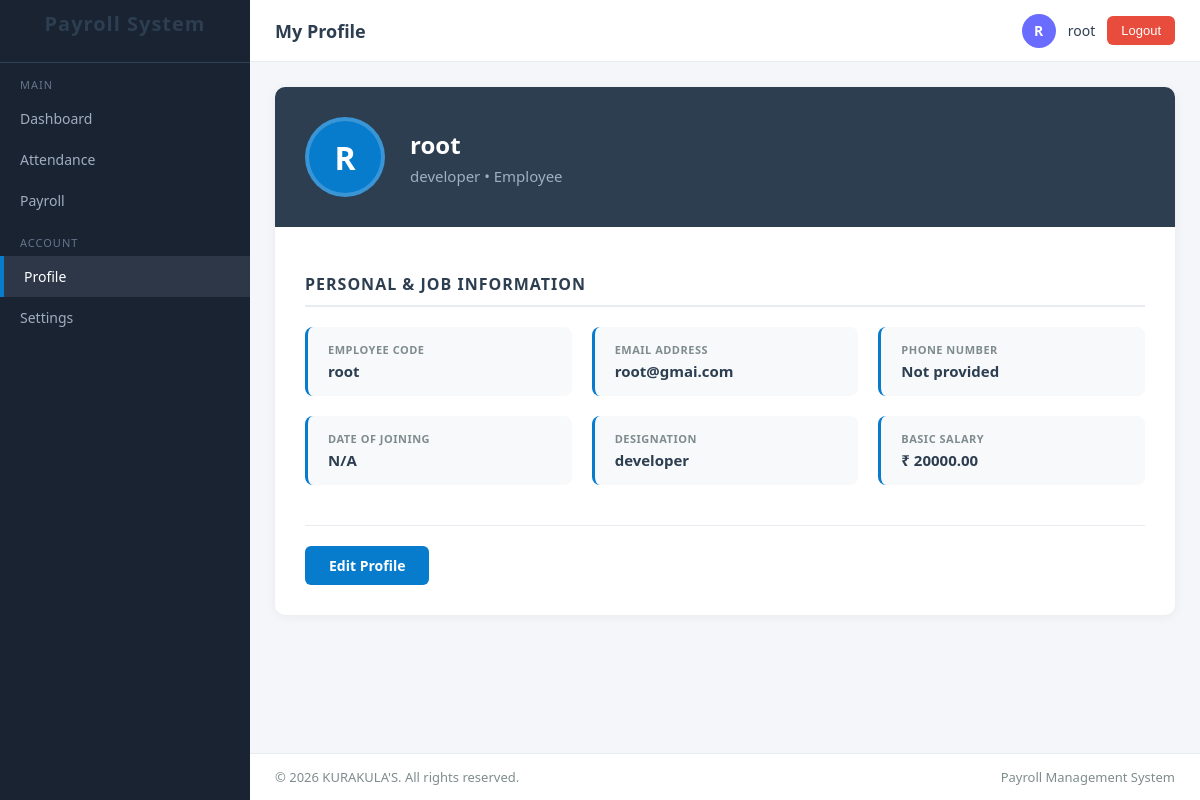
/profile/ (signed in), run on the app's committed database.
### payroll/models.py (models this page shows, shortened)
class Employee(models.Model):
    user = models.OneToOneField(User, on_delete=models.CASCADE)
    designation = models.CharField(max_length=100)
    basic_salary = models.DecimalField(max_digits=10, decimal_places=2)

### payroll/views.py (the view)
# urls.py: path('profile/', views.profile, name='profile'),
@login_required
def profile(request):
    employee = get_object_or_404(Employee, user=request.user)
    return render(request, 'payroll/profile.html', {'employee': employee})

### payroll/templates/payroll/profile.html (shortened to what this page needs)
{% extends 'registration/base.html' %}
{% load static %}
{% block page_title %}My Profile{% endblock %}
{% block content %}
<div class="profile-container">
    <div class="profile-header">
        <div class="profile-avatar-large">
            {{ employee.user.username|slice:":1" }}
        </div>
        <div class="profile-titles">
            <h2>{{ employee.user.get_full_name|default:employee.user.username }}</h2>
            <p>{{ employee.designation }} &bull; {{ employee.department|default:"Employee" }}</p>
        </div>
    </div>
    <div class="profile-body">
        <h3 class="profile-section-title">Personal & Job Information</h3>
        <div class="details-grid">
            <div class="detail-item">
                <span class="label">Employee Code</span>
                <span class="value">{{ employee.user.username }}</span>
            </div>
            <div class="detail-item">
                <span class="label">Email Address</span>
                <span class="value">{{ employee.user.email|default:"Not provided" }}</span>
            </div>
            <div class="detail-item">
                <span class="label">Phone Number</span>
                <span class="value">{{ employee.phone_number|default:"Not provided" }}</span>
            </div>
            <div class="detail-item">
                <span class="label">Date of Joining</span>
                <span class="value">{{ employee.date_joined|date:"F d, Y"|default:"N/A" }}</span>
            </div>
            <div class="detail-item">
                <span class="label">Designation</span>
                <span class="value">{{ employee.designation|default:"N/A" }}</span>
            </div>
            <div class="detail-item">
                <span class="label">Basic Salary</span>
                <span class="value">₹ {{ employee.basic_salary|default:"0.00" }}</span>
            </div>
        </div>
        <div class="profile-actions">
            <a href="#" class="btn-edit">Edit Profile</a>
        </div>
    </div>
</div>
{% endblock %}

### templates/registration/base.html (shortened to what this page needs)
{% load static %}
<!DOCTYPE html>
<html lang="en">
<head>
</head>
<body>
<aside class="sidebar">
    <div class="brand">
        Payroll System
    </div>
    <div class="menu-title">Main</div>
    <a href="{% url 'dashboard' %}" class="{% if request.resolver_match.url_name == 'dashboard' %}active{% endif %}">
        Dashboard
    </a>
    <a href="{% url 'dashboard' %}#attendance" class="{% if request.resolver_match.url_name == 'attendance' %}active{% endif %}">
        Attendance
    </a>
    <a href="{% url 'dashboard' %}#payroll" class="{% if request.resolver_match.url_name == 'payroll' %}active{% endif %}">
        Payroll
    </a>
    <div class="menu-title">Account</div>
    <a href="{% url 'profile' %}" class="{% if request.resolver_match.url_name == 'profile' %}active{% endif %}">
        Profile
    </a>
    <a href="{% url 'settings' %}" class="{% if request.resolver_match.url_name == 'settings' %}active{% endif %}">
        Settings
    </a>
</aside>
<div class="main">
    <header class="topbar">
        <h2>{% block page_title %}Dashboard{% endblock %}</h2>
        <div class="user">
            <div class="avatar">{{ user.username|slice:":1" }}</div>
            <span>{{ user.get_full_name|default:user.username }}</span>
            <form method="post" action="{% url 'logout' %}" style="margin:0;">
                <button type="submit" class="logout">Logout</button>
            </form>
        </div>
    </header>
    <main class="content">
        {% block content %}{% endblock %}
    </main>
    <footer class="site-footer">
        <span>&copy; {% now "Y" %} KURAKULA'S. All rights reserved.</span>
        <span>Payroll Management System</span>
    </footer>
</div>
</body>
</html>

### templates/registration/base.html (style rules this page uses)
* { box-sizing: border-box; }
body { margin: 0; background: #f4f6f9; color: #2c3e50; font-family: 'Segoe UI', Tahoma, Arial, sans-serif; }
.sidebar { position: fixed; top: 0; left: 0; width: 250px; height: 100vh; background: #1a2332; overflow-y: auto; z-index: 1000; }
.sidebar .brand { font-size: 20px; font-weight: 800; text-align: center; padding: 10px 20px 25px; border-bottom: 1px solid #334155; letter-spacing: 1px; }
.menu-title { color: #64748b; font-size: 11px; text-transform: uppercase; letter-spacing: 1px; padding: 14px 20px 6px; }
.sidebar a { display: block; padding: 11px 20px; color: #a0aec0; text-decoration: none; font-size: 14px; transition: 0.2s; }
.sidebar a:hover, .sidebar a.active { background: #2d3748; color: #fff; border-left: 4px solid #077BCC; }
.main { margin-left: 250px; min-height: 100vh; display: flex; flex-direction: column; }
.topbar { background: #fff; height: 62px; padding: 0 25px; display: flex; align-items: center; justify-content: space-between; border-bottom: 1px solid #e8ecf1; }
.topbar h2 { margin: 0; font-size: 18px; }
.topbar .user { display: flex; align-items: center; gap: 12px; font-size: 14px; }
.avatar { width: 34px; height: 34px; border-radius: 50%; background: #696cff; color: #fff; display: flex; align-items: center; justify-content: center; font-weight: 700; text-transform: uppercase; }
.logout { background: #e74c3c; color: #fff; border: none; border-radius: 6px; padding: 7px 14px; font-size: 13px; cursor: pointer; }
.content { flex: 1; padding: 25px; }
.site-footer { background: #fff; border-top: 1px solid #e8ecf1; padding: 14px 25px; font-size: 13px; color: #7f8c8d; display: flex; justify-content: space-between; }

### payroll/templates/payroll/profile.html (style rules this page uses)
.profile-container { max-width: 900px; margin: 0 auto; background: #fff; border-radius: 10px; box-shadow: 0 2px 12px rgba(0,0,0,0.05); overflow: hidden; }
.profile-header { background: #2c3e50; padding: 30px; display: flex; align-items: center; gap: 25px; color: #fff; }
.profile-avatar-large { width: 80px; height: 80px; background: #077BCC; border-radius: 50%; display: flex; align-items: center; justify-content: center; font-size: 32px; font-weight: 700; text-transform: uppercase; border: 4px solid rgba(255,255,255,0.2); }
.profile-titles h2 { margin: 0 0 5px 0; font-size: 24px; font-weight: 700; }
.profile-titles p { margin: 0; color: #a0aec0; font-size: 15px; }
.profile-body { padding: 30px; }
.profile-section-title { font-size: 16px; font-weight: 700; color: #2c3e50; border-bottom: 2px solid #e8ecf1; padding-bottom: 10px; margin-bottom: 20px; text-transform: uppercase; letter-spacing: 1px; }
.details-grid { display: grid; grid-template-columns: repeat(auto-fit, minmax(250px, 1fr)); gap: 20px; margin-bottom: 40px; }
.detail-item { background: #f8f9fb; padding: 15px 20px; border-radius: 8px; border-left: 3px solid #077BCC; }
.detail-item .label { display: block; font-size: 11px; color: #7f8c8d; text-transform: uppercase; font-weight: 600; letter-spacing: 0.5px; margin-bottom: 4px; }
.detail-item .value { display: block; font-size: 15px; color: #2c3e50; font-weight: 600; }
.profile-actions { display: flex; gap: 15px; margin-top: 30px; padding-top: 20px; border-top: 1px solid #e8ecf1; }
.btn-edit { background: #077BCC; color: #fff; padding: 10px 24px; border-radius: 6px; text-decoration: none; font-weight: 600; font-size: 14px; border: none; cursor: pointer; transition: 0.2s; }

### data on the page
Employee: user.username "R", user.get_full_name "root", designation "developer", user.username "root", user.email "root@gmai.com", basic_salary "20000.00"

### other printed values
{{ user.username|slice:":1" }} "R"
{{ user.get_full_name|default:user.username }} "root"
{{ employee.department|default:"Employee" }} "Employee"
{{ employee.phone_number|default:"Not provided" }} "Not provided"
{{ employee.date_joined|date:"F d, Y"|default:"N/A" }} "N/A"
